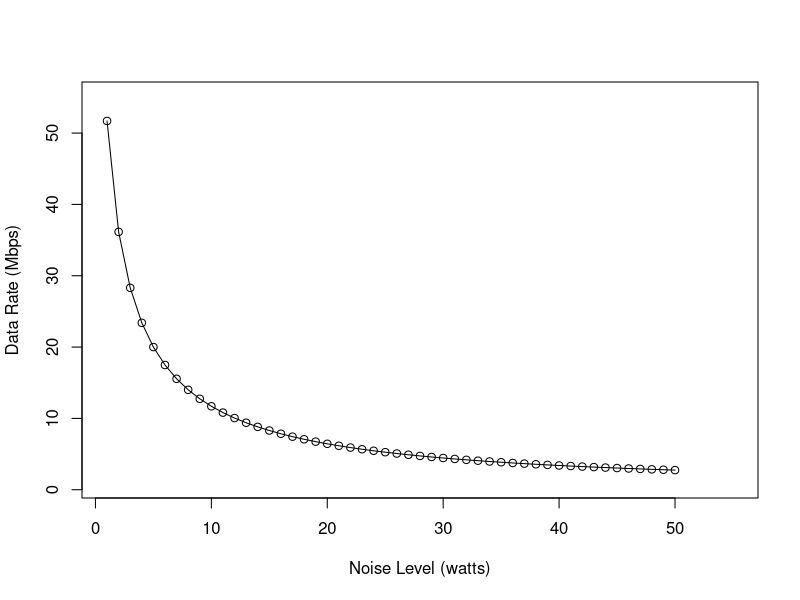

The R script that drew this image:

# Shannon's Formula --> C = W log2(1 + S/N)
# where C = Maximum Achievable Data Rate (in bit/second, to be converted to Mbit/s)
# where W = Radio Channel Bandwidth (in hertz)
# where S = Signal Power Level (in watts)
# where N = Noise Level (in watts)
# Note that S/R = Signal Noise Ratio or Signal Quality

W = 20000000
S = 5.0
N <- 1:50
C <- (W*log2(1 + S/N))/1000000
C
plot(C, xlim=c(1,55), ylim=c(1,55),
     xlab = "Noise Level (watts)", 
     ylab = "Data Rate (Mbps)")
lines(x=N, y=C)

